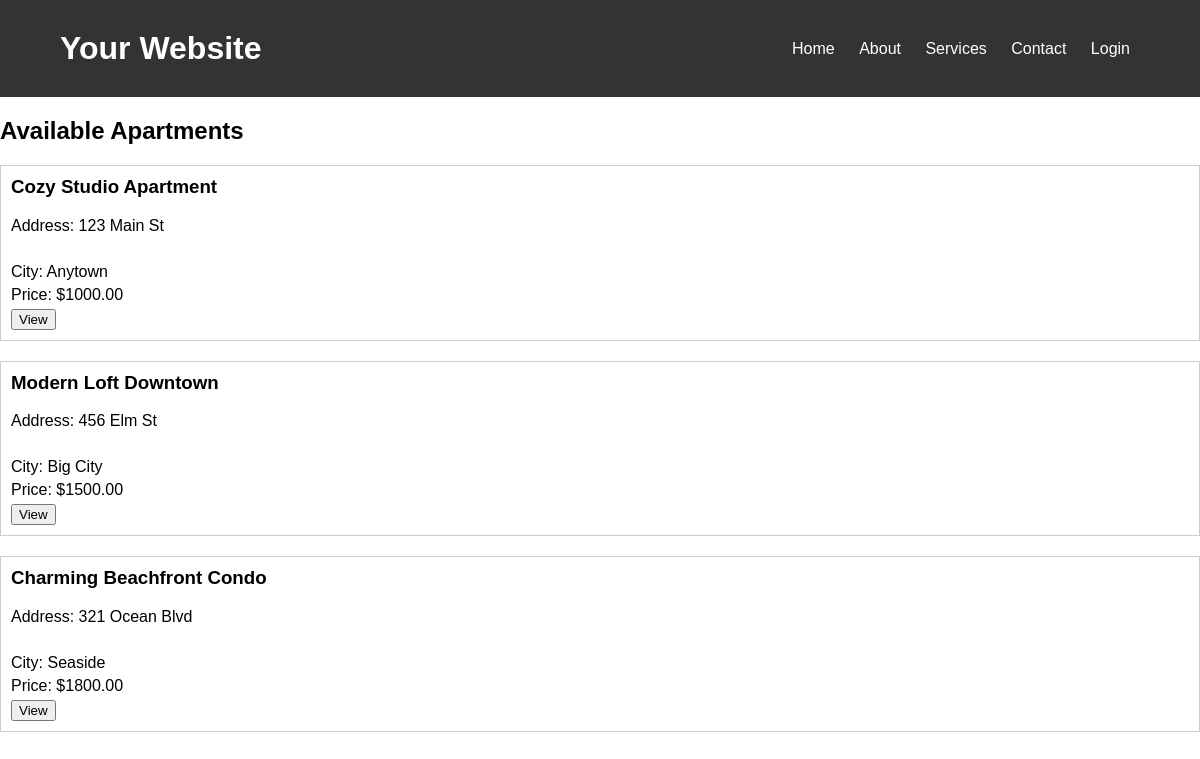
Page /apartment.php on the committed database.
### tables this page shows
CREATE TABLE `apartment` (
  `id` int(11) NOT NULL,
  `userid` int(11) NOT NULL,
  `name` varchar(100) NOT NULL,
  `address` varchar(255) NOT NULL,
  `city` varchar(100) NOT NULL,
  `price` decimal(10,2) NOT NULL,
  `available` tinyint(1) NOT NULL DEFAULT 1,
  `image` varchar(255) NOT NULL,
  `description` text NOT NULL
);

### apartment.php (the view, shortened to what this page needs)
<?php
include 'connect.php';
include 'header.php';
$sql = "SELECT * FROM apartment WHERE available = 1";
$result = $connect->query($sql);
?>
<!DOCTYPE html>
<html lang="en">
<head>
</head>
<body>
    <h2>Available Apartments</h2>
    <?php
    if ($result->num_rows > 0) {
        while ($row = $result->fetch_assoc()) {
            echo "<div class='apartment'>";
            echo "<h3>" . $row["name"] . "</h3>";
            echo "<p>Address: " . $row["address"] . "</p>";
            echo "<p>City: " . $row["city"] . "</p>";
            echo "<p>Price: $" . $row["price"] . "</p>";
            echo "<a href='view_apartment.php?id=" . $row["id"] . "'><button>View</button></a>";
            echo "</div>";
        }
    } else {
        echo "<p>No available apartments.</p>";
    }
    ?>
</body>
</html>

### header.php (shortened to what this page needs)
<!DOCTYPE html>
<html lang="en">
<head>
</head>
<body>
    <header>
        <div class="container">
            <h1>Your Website</h1>
            <nav>
                <ul>
                    <li><a href="#">Home</a></li>
                    <li><a href="#">About</a></li>
                    <li><a href="#">Services</a></li>
                    <li><a href="#">Contact</a></li>
                    <?php
                    if (isset($_SESSION['user'])) {
                        $username = $_SESSION['user']['name'];
                        $profileImage = $_SESSION['user']['profile_image'];
                        echo "<li><img src='profile_img/$profileImage' alt='Profile Image' style='width: 30px; height: 30px; border-radius: 50%;'> $username</li>";
                    } else {
                        echo "<li><a href='login.php'>Login</a></li>";
                    }
                    ?>
                </ul>
            </nav>
        </div>
    </header>
</body>
</html>

### header.php (style rules this page uses)
body { margin: 0; font-family: Arial, sans-serif; }
.container { width: 90%; margin: 0 auto; padding: 20px 0; display: flex; justify-content: space-between; align-items: center; }
header { background-color: #333; color: #fff; padding: 10px 0; }
h1 { margin: 0; }
nav ul { list-style-type: none; margin: 0; padding: 0; }
nav ul li { display: inline; }
nav ul li a { color: #fff; text-decoration: none; padding: 10px; }

### apartment.php (style rules this page uses)
.apartment { border: 1px solid #ccc; padding: 10px; margin-bottom: 20px; }
.apartment h3 { margin-top: 0; }
.apartment p { margin: 5px 0; }

### rows in the picture
apartment: name "Cozy Studio Apartment", address "123 Main St", city "Anytown", price "1000.00"
apartment: name "Modern Loft Downtown", address "456 Elm St", city "Big City", price "1500.00"
apartment: name "Charming Beachfront Condo", address "321 Ocean Blvd", city "Seaside", price "1800.00"
